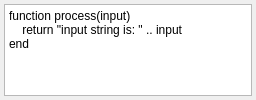
<?xml version="1.0" encoding="UTF-8"?>
<ui version="4.0">
 <class>LuaScriptUi</class>
 <widget class="QWidget" name="LuaScriptUi">
  <property name="geometry">
   <rect>
    <x>0</x>
    <y>0</y>
    <width>256</width>
    <height>100</height>
   </rect>
  </property>
  <property name="minimumSize">
   <size>
    <width>256</width>
    <height>100</height>
   </size>
  </property>
  <property name="windowTitle">
   <string notr="true">Form</string>
  </property>
  <layout class="QGridLayout" name="gridLayout">
   <property name="leftMargin">
    <number>4</number>
   </property>
   <property name="topMargin">
    <number>4</number>
   </property>
   <property name="rightMargin">
    <number>4</number>
   </property>
   <property name="bottomMargin">
    <number>4</number>
   </property>
   <item row="0" column="0">
    <widget class="QTextEdit" name="textEdit">
     <property name="html">
      <string>&lt;!DOCTYPE HTML PUBLIC &quot;-//W3C//DTD HTML 4.0//EN&quot; &quot;http://www.w3.org/TR/REC-html40/strict.dtd&quot;&gt;
&lt;html&gt;&lt;head&gt;&lt;meta name=&quot;qrichtext&quot; content=&quot;1&quot; /&gt;&lt;meta charset=&quot;utf-8&quot; /&gt;&lt;style type=&quot;text/css&quot;&gt;
p, li { white-space: pre-wrap; }
hr { height: 1px; border-width: 0; }
li.unchecked::marker { content: &quot;\2610&quot;; }
li.checked::marker { content: &quot;\2612&quot;; }
&lt;/style&gt;&lt;/head&gt;&lt;body style=&quot; font-family:'Microsoft YaHei UI'; font-size:9pt; font-weight:400; font-style:normal;&quot;&gt;
&lt;p style=&quot; margin-top:0px; margin-bottom:0px; margin-left:0px; margin-right:0px; -qt-block-indent:0; text-indent:0px;&quot;&gt;function process(input)&lt;/p&gt;
&lt;p style=&quot; margin-top:0px; margin-bottom:0px; margin-left:0px; margin-right:0px; -qt-block-indent:0; text-indent:0px;&quot;&gt;    return &amp;quot;input string is: &amp;quot; .. input&lt;/p&gt;
&lt;p style=&quot; margin-top:0px; margin-bottom:0px; margin-left:0px; margin-right:0px; -qt-block-indent:0; text-indent:0px;&quot;&gt;end&lt;/p&gt;&lt;/body&gt;&lt;/html&gt;</string>
     </property>
    </widget>
   </item>
  </layout>
 </widget>
 <resources/>
 <connections/>
</ui>
